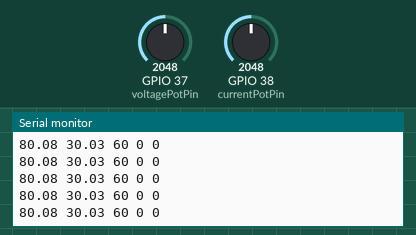
Recording of a sketch running on a simulated ESP32. Shown: the last lines printed to the serial monitor. The test bench sets the inputs (shaded band); at power-on: GPIO 37 (voltagePotPin) = 2048, GPIO 38 (currentPotPin) = 2048.

Above: at 1.2 s.
1.3 s: GPIO 37 (voltagePotPin) set to 2866
At 1.44 s:
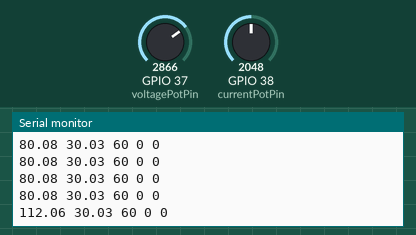
2.8 s: GPIO 38 (currentPotPin) set to 2866
At 2.89 s:
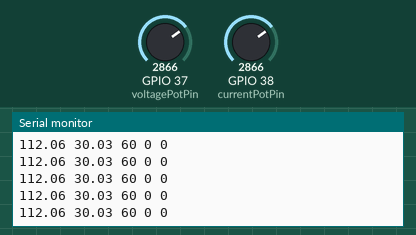
4.3 s: GPIO 37 (voltagePotPin) set to 3603
At 4.33 s:
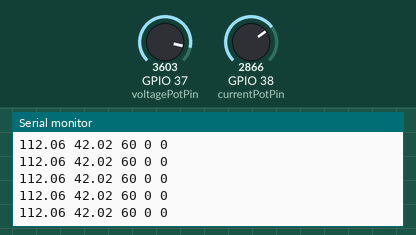
5.8 s: GPIO 38 (currentPotPin) set to 3603
At 5.9 s:
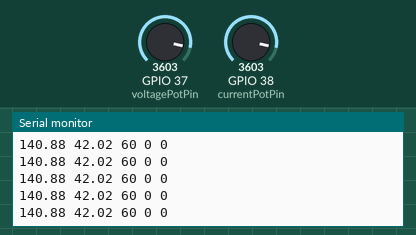
Timing chart, 0 to 8.3 s (numbered marks = the images above; inputs shaded):
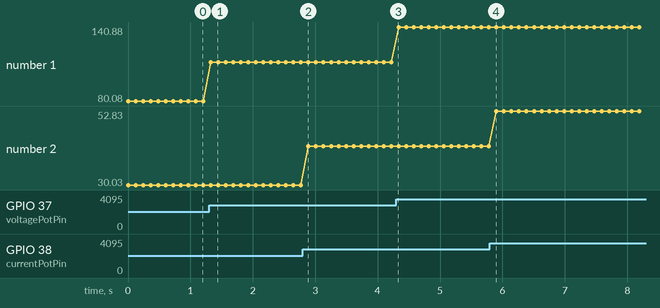

Measured:
- after the input at 1.3 s, the serial monitor: prints a new line at once (image 1)
- plotted number 1: 80.08 → 112.06 after the input at 1.3 s, 112.06 → 140.88 after the input at 4.3 s
- plotted number 2: 30.03 → 42.02 after the input at 2.8 s, 42.02 → 52.83 after the input at 5.8 s

The sketch:

sendingPowerExample.ino
```cpp
const int voltagePotPin = A1;
const int currentPotPin = A2;
const float voltageScale = 40.0 / 1023.0;
const float currentScale = 15.0 / 1023.0;

#define TESTSEND

uint8_t headerIconFlag = 0;
uint8_t tempFlag = 0;
const uint8_t rpmVal = 60;

void setup() {
  Serial.begin(9600);
}

void loop() {
  // Check for serial input (e.g., h1 or t0)
  if (Serial.available() >= 2) {
    char flagType = Serial.read();
    char valueChar = Serial.read();

    if ((valueChar == '0' || valueChar == '1')) {
      uint8_t value = valueChar - '0';

      if (flagType == 'h') {
        headerIconFlag = value;
      } else if (flagType == 't') {
        tempFlag = value;
      }
    }
  }

  int voltagePotValue = analogRead(voltagePotPin);
  int currentPotValue = analogRead(currentPotPin);

  float voltage = voltagePotValue * voltageScale;
  float current = currentPotValue * currentScale;

#ifdef TESTSEND
  // Send formatted output: %f %f %d %d %d
  Serial.print(voltage, 2);
  Serial.print(" ");
  Serial.print(current, 2);
  Serial.print(" ");
  Serial.print(rpmVal);
  Serial.print(" ");
  Serial.print(headerIconFlag);
  Serial.print(" ");
  Serial.println(tempFlag);
#endif

  delay(120);
}
```
